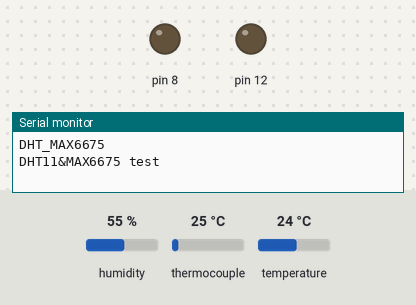
Bench run of a sketch on a simulated Arduino Uno, built with avr-gcc and run on an emulated ATmega328P. Shown: output pins drawn as LEDs (lit = HIGH), the last lines printed to the serial monitor. Inputs (shaded band) come from the test bench; at power-on: thermocouple 25 °C, humidity 55 %, temperature 24 °C. Pins used as bus, display or sensor lines are not drawn.

Above: at 1.7 s.
1.8 s: thermocouple set to 31 °C
At 4.6 s:
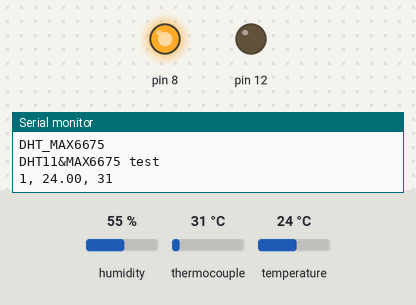
10.0 s: thermocouple set to 6 °C
At 15.4 s:
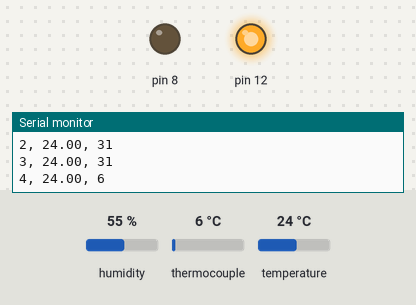
18.6 s: thermocouple set to 75 °C
At 21.1 s:
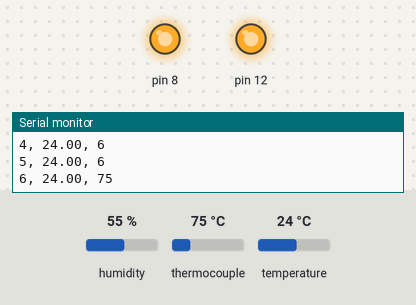
Timing chart, 0 to 33.2 s (numbered marks = the images above; inputs shaded):
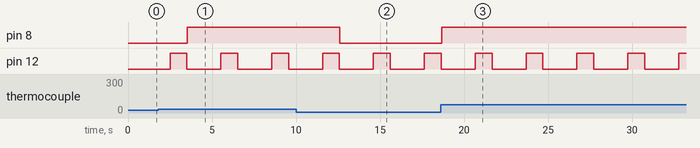

Measured:
- the behaviour switches between 28 and 29 °C on thermocouple (found by bisection; images 0 and 1)
- after the input at 1.8 s, pin 8: LOW → HIGH after 1.7 s
- after the input at 10.0 s, pin 8: HIGH → LOW after 2.6 s
- after the input at 18.6 s, pin 8: LOW → HIGH after 0.06 s
- by itself, pin 12: alternates HIGH for 1.0 s and LOW for 2.0 s

The sketch:

MAX6675_DHT11.ino
```cpp
// this example is public domain. enjoy!
// www.ladyada.net/learn/sensors/thermocouple

#include "max6675.h"
#include "DHT.h"
#define DHTPIN 13
#define DHTTYPE DHT11   // DHT 11
int thermoDO = 6;
int thermoCS = 5;
int thermoCLK = 4;
int minuti = 1;
int thermtemp = 0;
unsigned long old_millis = 0;
unsigned long delta = 2000;
float temp;
MAX6675 thermocouple(thermoCLK, thermoCS, thermoDO);
int vccPin = 3;
int gndPin = 2;
DHT dht(DHTPIN, DHTTYPE);

void setup() {
  pinMode (8, OUTPUT);
  pinMode (12, OUTPUT);
  Serial.begin(9600);
  Serial.println(F("DHT_MAX6675"));
  pinMode(vccPin, OUTPUT); digitalWrite(vccPin, HIGH);
  pinMode(gndPin, OUTPUT); digitalWrite(gndPin, LOW);

  Serial.println("DHT11&MAX6675 test");

  delay(500);
}

void loop() {
  delay(2000);

  // Reading temperature or humidity takes about 250 milliseconds!
  // Sensor readings may also be up to 2 seconds 'old' (its a very slow sensor)
  unsigned long now = millis();
  digitalWrite (12, HIGH);
  delay (1000);
  digitalWrite (12, LOW);
  if (millis() - old_millis >= delta) {
    float dhttemp = dht.readTemperature();
    int thermtemp = thermocouple.readCelsius();
    Serial.print (minuti);
    Serial.print (", ");
    Serial.print (dhttemp);
    Serial.print (", ");
    Serial.println (thermtemp);
    old_millis = now;
    minuti = minuti + 1;
    temp = thermocouple.readCelsius ();
  }
  //il led si attiva quando la temperatura supera i 27 gradi
  if (temp > 28) {
    digitalWrite (8, HIGH);
  }
  //il led si spegne quando la temperatura va sotto i 27 gradi
  if (temp < 27) {
    digitalWrite (8, LOW);
  }
  delay(1);
}
```
